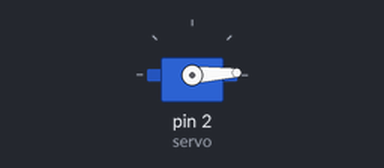
Bench run of a sketch on a simulated Arduino Uno, built with avr-gcc and run on an emulated ATmega328P. Parts: servo.

Above: at 0.05 s.
At 0.45 s:
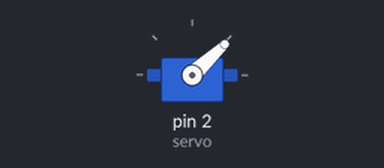
At 0.9 s:
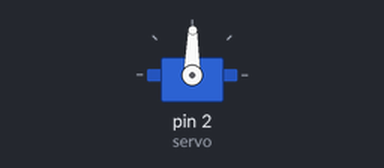
At 1.75 s:
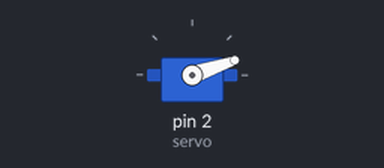
Timing chart, 0 to 4.7 s (numbered marks = the images above):
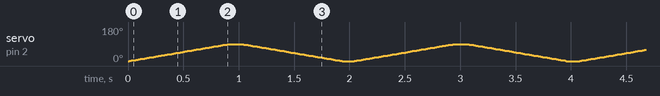

The sketch:

sketch_apr13a.ino
```cpp
#include <Servo.h>

Servo servo;

int pos = 0;


void setup(){
  servo.attach(2);
}


void loop(){

  for (pos = 0; pos <= 90; pos += 1) {
    servo.write(pos);
    delay(10);
  }
  delay(100);
  for (pos = 90; pos >= 0; pos -= 1) {
    servo.write(pos);
    delay(10);
  }
  delay(100);
}
```
